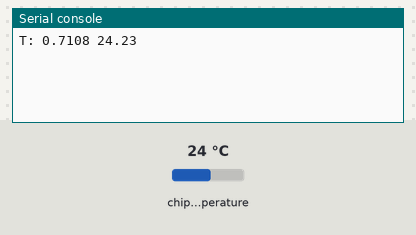
Simulated run of this program. Board: Raspberry Pi Pico running MicroPython. On the bench: the last lines printed to the serial console. The test bench sets the inputs (shaded band); at power-on: chip temperature 24 °C.

Above: at 1.2 s.
1.3 s: chip temperature set to 1 °C
At 3.2 s:
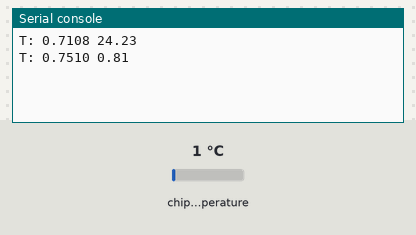
4.0 s: chip temperature set to 11 °C
At 4.8 s:
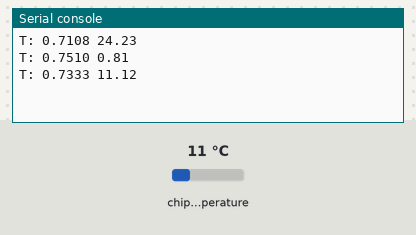
Timing chart, 0 to 7.0 s (numbered marks = the images above; inputs shaded):
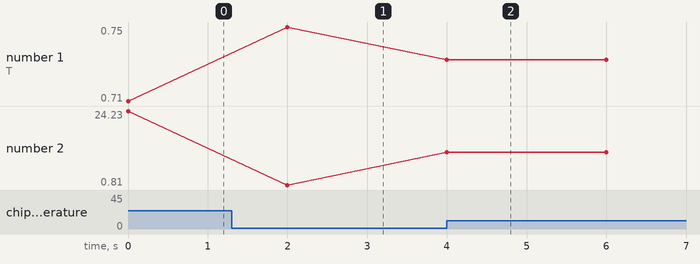

Measured:
- after the input at 1.3 s, the serial console: prints a new line after 0.70 s (image 1)
- after the input at 4.0 s, the serial console: prints a new line at once (image 2)
- plotted number 1: 0.71 → 0.75 after the input at 1.3 s, 0.75 → 0.73 after the input at 4.0 s
- plotted number 2: 24.23 → 0.81 after the input at 1.3 s, 0.81 → 11.12 after the input at 4.0 s

The program:

thermometer.py
```python
import machine
import utime

thermometer = machine.ADC(26)
lightmeter = machine.ADC(27)
thermometer = machine.ADC(4)

while True:
    th = 3.3*thermometer.read_u16()/65535
    deg_c = 27 - (th-0.706)/0.00172
    print(f'T: {th:.4f} {deg_c:.2f}')
    utime.sleep(2)
```
